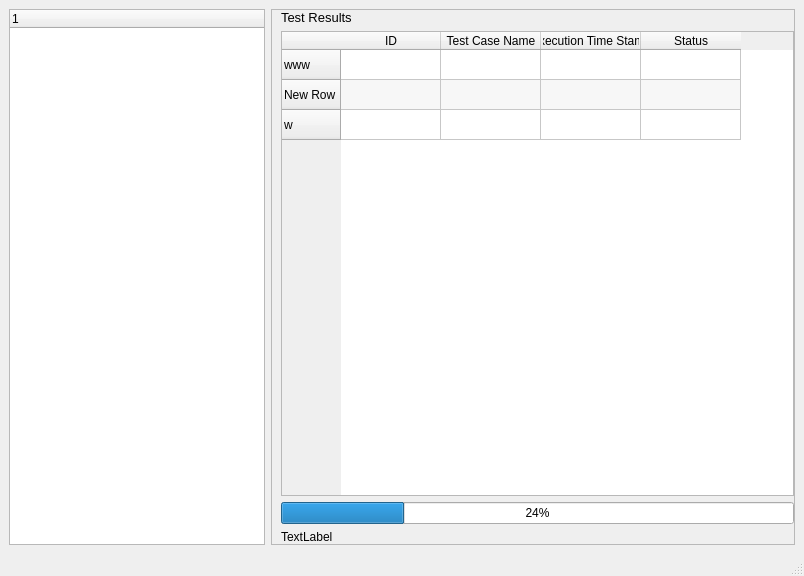
<?xml version="1.0" encoding="UTF-8"?>
<ui version="4.0">
    <class>MainWindow</class>
    <widget class="QMainWindow" name="MainWindow">
        <property name="geometry">
            <rect>
                <x>0</x>
                <y>0</y>
                <width>804</width>
                <height>576</height>
            </rect>
        </property>
        <property name="windowTitle">
            <string>MainWindow</string>
        </property>
        <widget class="QWidget" name="centralwidget">
            <layout class="QHBoxLayout" name="horizontalLayout_2">
                <item>
                    <widget class="QTreeWidget" name="treeWidget">
                        <property name="sizePolicy">
                            <sizepolicy hsizetype="Fixed" vsizetype="Expanding">
                                <horstretch>0</horstretch>
                                <verstretch>0</verstretch>
                            </sizepolicy>
                        </property>
                        <column>
                            <property name="text">
                                <string notr="true">1</string>
                            </property>
                        </column>
                    </widget>
                </item>
                <item>
                    <widget class="QFrame" name="frame">
                        <property name="frameShape">
                            <enum>QFrame::StyledPanel</enum>
                        </property>
                        <property name="frameShadow">
                            <enum>QFrame::Raised</enum>
                        </property>
                        <layout class="QVBoxLayout" name="verticalLayout">
                            <property name="leftMargin">
                                <number>9</number>
                            </property>
                            <property name="topMargin">
                                <number>0</number>
                            </property>
                            <property name="rightMargin">
                                <number>0</number>
                            </property>
                            <property name="bottomMargin">
                                <number>0</number>
                            </property>
                            <item>
                                <widget class="QLabel" name="labelTestResult">
                                    <property name="font">
                                        <font>
                                            <family>Tahoma</family>
                                            <pointsize>10</pointsize>
                                            <weight>50</weight>
                                            <bold>false</bold>
                                        </font>
                                    </property>
                                    <property name="text">
                                        <string>Test Results</string>
                                    </property>
                                </widget>
                            </item>
                            <item>
                                <widget class="QTableWidget" name="tableWidget">
                                    <property name="autoFillBackground">
                                        <bool>false</bool>
                                    </property>
                                    <property name="editTriggers">
                                        <set>QAbstractItemView::NoEditTriggers</set>
                                    </property>
                                    <property name="dragDropOverwriteMode">
                                        <bool>false</bool>
                                    </property>
                                    <property name="alternatingRowColors">
                                        <bool>true</bool>
                                    </property>
                                    <property name="sortingEnabled">
                                        <bool>true</bool>
                                    </property>
                                    <property name="wordWrap">
                                        <bool>false</bool>
                                    </property>
                                    <attribute name="horizontalHeaderVisible">
                                        <bool>true</bool>
                                    </attribute>
                                    <attribute name="horizontalHeaderCascadingSectionResizes">
                                        <bool>true</bool>
                                    </attribute>
                                    <attribute name="horizontalHeaderHighlightSections">
                                        <bool>true</bool>
                                    </attribute>
                                    <attribute name="horizontalHeaderShowSortIndicator" stdset="0">
                                        <bool>false</bool>
                                    </attribute>
                                    <attribute name="verticalHeaderVisible">
                                        <bool>true</bool>
                                    </attribute>
                                    <row>
                                        <property name="text">
                                            <string>www</string>
                                        </property>
                                    </row>
                                    <row>
                                        <property name="text">
                                            <string>New Row</string>
                                        </property>
                                    </row>
                                    <row>
                                        <property name="text">
                                            <string>w</string>
                                        </property>
                                    </row>
                                    <column>
                                        <property name="text">
                                            <string>ID</string>
                                        </property>
                                    </column>
                                    <column>
                                        <property name="text">
                                            <string>Test Case Name</string>
                                        </property>
                                    </column>
                                    <column>
                                        <property name="text">
                                            <string>Execution Time Stamp</string>
                                        </property>
                                    </column>
                                    <column>
                                        <property name="text">
                                            <string>Status</string>
                                        </property>
                                    </column>
                                    <item row="1" column="0">
                                        <property name="text">
                                            <string/>
                                        </property>
                                    </item>
                                </widget>
                            </item>
                            <item>
                                <widget class="QProgressBar" name="progressBar">
                                    <property name="value">
                                        <number>24</number>
                                    </property>
                                </widget>
                            </item>
                            <item>
                                <widget class="QLabel" name="labelProgress">
                                    <property name="text">
                                        <string>TextLabel</string>
                                    </property>
                                </widget>
                            </item>
                        </layout>
                    </widget>
                </item>
            </layout>
        </widget>
        <widget class="QMenuBar" name="menubar">
            <property name="geometry">
                <rect>
                    <x>0</x>
                    <y>0</y>
                    <width>804</width>
                    <height>21</height>
                </rect>
            </property>
        </widget>
        <widget class="QStatusBar" name="statusbar"/>
    </widget>
    <resources/>
    <connections/>
</ui>
